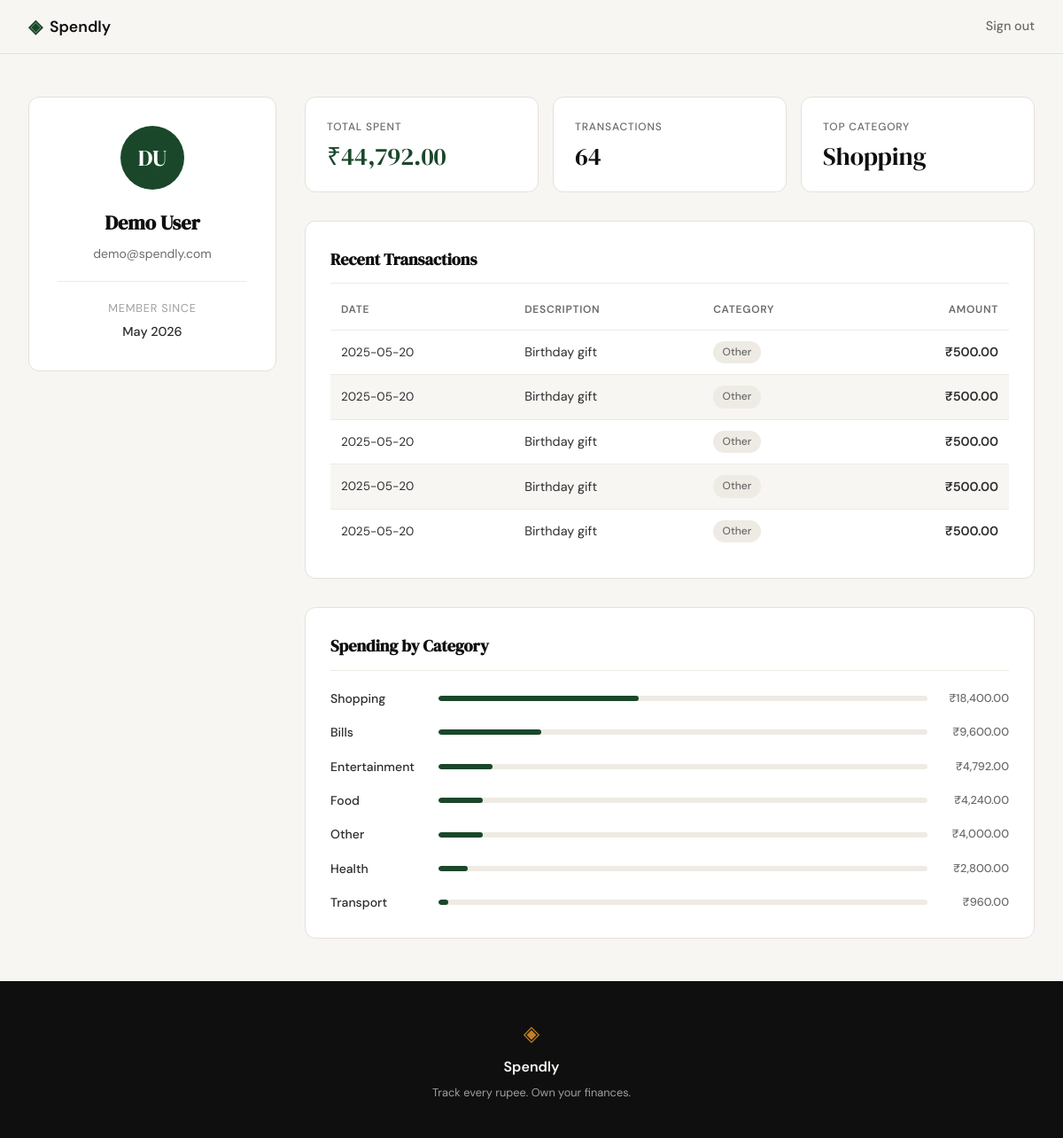
Screenshot of /profile (signed in) with the database file from the repository.
### tables this page shows
CREATE TABLE users (
            id            INTEGER PRIMARY KEY AUTOINCREMENT,
            name          TEXT NOT NULL,
            email         TEXT NOT NULL UNIQUE,
            password_hash TEXT NOT NULL,
            created_at    TEXT NOT NULL DEFAULT (datetime('now'))
        );

CREATE TABLE expenses (
            id          INTEGER PRIMARY KEY AUTOINCREMENT,
            user_id     INTEGER NOT NULL REFERENCES users(id),
            amount      REAL NOT NULL,
            category    TEXT NOT NULL,
            date        TEXT NOT NULL,
            description TEXT,
            created_at  TEXT NOT NULL DEFAULT (datetime('now'))
        );

### app.py (the view)
@app.route("/profile")
def profile():
    if not session.get("user_id"):
        return redirect(url_for("login"))
    user_row = get_user_by_id(session["user_id"])
    if user_row is None:
        abort(404)
    words = user_row["name"].split()
    initials = "".join(w[0].upper() for w in words[:2])
    dt = datetime.strptime(user_row["created_at"][:10], "%Y-%m-%d")
    member_since = dt.strftime("%B %Y")
    user = {
        "name": user_row["name"],
        "email": user_row["email"],
        "member_since": member_since,
        "initials": initials,
    }
    stats        = get_expense_stats(session["user_id"])
    transactions = get_recent_transactions(session["user_id"])
    categories   = get_category_breakdown(session["user_id"])
    return render_template("profile.html", user=user, stats=stats,
                           transactions=transactions, categories=categories)

### database/db.py (called while the page is built)
def get_db():
    conn = sqlite3.connect(DB_PATH)
    conn.row_factory = sqlite3.Row
    conn.execute("PRAGMA foreign_keys = ON")
    return conn

def get_user_by_id(user_id):
    conn = get_db()
    user = conn.execute(
        "SELECT * FROM users WHERE id = ?", (user_id,)
    ).fetchone()
    conn.close()
    return user

def get_expense_stats(user_id):
    conn = get_db()
    row = conn.execute(
        "SELECT SUM(amount) AS total, COUNT(*) AS cnt FROM expenses WHERE user_id = ?",
        (user_id,)
    ).fetchone()
    top = conn.execute(
        """SELECT category, SUM(amount) AS s FROM expenses
           WHERE user_id = ? GROUP BY category ORDER BY s DESC LIMIT 1""",
        (user_id,)
    ).fetchone()
    conn.close()
    total = row["total"] or 0.0
    return {
        "total_spent": f"₹{total:,.2f}",
        "transaction_count": row["cnt"],
        "top_category": top["category"] if top else "—",
    }

def get_recent_transactions(user_id, limit=5):
    conn = get_db()
    rows = conn.execute(
        """SELECT date, description, category, amount
           FROM expenses WHERE user_id = ?
           ORDER BY date DESC, id DESC LIMIT ?""",
        (user_id, limit)
    ).fetchall()
    conn.close()
    return [
        {
            "date": r["date"],
            "description": r["description"],
            "category": r["category"],
            "amount": f"₹{r['amount']:,.2f}",
        }
        for r in rows
    ]

def get_category_breakdown(user_id):
    conn = get_db()
    rows = conn.execute(
        """SELECT category, SUM(amount) AS s FROM expenses
           WHERE user_id = ? GROUP BY category ORDER BY s DESC""",
        (user_id,)
    ).fetchall()
    conn.close()
    total = sum(r["s"] for r in rows) or 1
    return [
        {
            "name": r["category"],
            "amount": f"₹{r['s']:,.2f}",
            "pct": round(r["s"] / total * 100),
        }
        for r in rows
    ]

### templates/profile.html (shortened to what this page needs)
{% extends "base.html" %}
{% block head %}
<link rel="stylesheet" href="{{ url_for('static', filename='css/profile.css') }}">
{% endblock %}
{% block content %}
<section class="profile-section">
    <div class="profile-layout">
        <aside class="info-card">
            <div class="avatar">{{ user.initials }}</div>
            <h1 class="info-name">{{ user.name }}</h1>
            <p class="info-email">{{ user.email }}</p>
            <hr class="info-divider">
            <p class="info-meta">Member since</p>
            <p class="info-value">{{ user.member_since }}</p>
        </aside>
        <div class="profile-right">
            <div class="stat-grid">
                <div class="stat-tile">
                    <p class="stat-label">Total Spent</p>
                    <p class="stat-value stat-value--accent">{{ stats.total_spent }}</p>
                </div>
                <div class="stat-tile">
                    <p class="stat-label">Transactions</p>
                    <p class="stat-value">{{ stats.transaction_count }}</p>
                </div>
                <div class="stat-tile">
                    <p class="stat-label">Top Category</p>
                    <p class="stat-value">{{ stats.top_category }}</p>
                </div>
            </div>
            <div class="section-card">
                <h2 class="section-title">Recent Transactions</h2>
                <table class="tx-table">
                    <thead>
                        <tr>
                            <th>Date</th>
                            <th>Description</th>
                            <th>Category</th>
                            <th>Amount</th>
                        </tr>
                    </thead>
                    <tbody>
                        {% for tx in transactions %}
                        <tr>
                            <td class="tx-date">{{ tx.date }}</td>
                            <td>{{ tx.description }}</td>
                            <td>
                                <span class="badge badge--{{ tx.category | lower }}">
                                    {{ tx.category }}
                                </span>
                            </td>
                            <td class="tx-amount">{{ tx.amount }}</td>
                        </tr>
                        {% endfor %}
                    </tbody>
                </table>
            </div>
            <div class="section-card">
                <h2 class="section-title">Spending by Category</h2>
                <div class="category-list">
                    {% for cat in categories %}
                    <div class="category-row">
                        <span class="category-name">{{ cat.name }}</span>
                        <div class="progress-track">
                            <div class="progress-fill" style="width: {{ cat.pct }}%"></div>
                        </div>
                        <span class="category-amount">{{ cat.amount }}</span>
                    </div>
                    {% endfor %}
                </div>
            </div>
        </div>
    </div>
</section>
{% endblock %}

### templates/base.html (shortened to what this page needs)
<!DOCTYPE html>
<html lang="en">
<head>
    <link rel="stylesheet" href="{{ url_for('static', filename='css/style.css') }}">
    {% block head %}{% endblock %}
</head>
<body>
    <nav class="navbar">
        <div class="nav-inner">
            <a href="{{ url_for('landing') }}" class="nav-brand">
                <span class="brand-icon">◈</span>
                <span class="brand-name">Spendly</span>
            </a>
            <div class="nav-links">
                {% if session.get("user_id") %}
                    <a href="{{ url_for('logout') }}">Sign out</a>
                {% else %}
                    <a href="{{ url_for('login') }}">Sign in</a>
                    <a href="{{ url_for('register') }}" class="nav-cta">Get started</a>
                {% endif %}
            </div>
        </div>
    </nav>
    <main class="main-content">
        {% block content %}{% endblock %}
    </main>
    <footer class="footer">
        <div class="footer-inner">
            <span class="brand-icon">◈</span>
            <span class="footer-name">Spendly</span>
            <p class="footer-copy">Track every rupee. Own your finances.</p>
        </div>
    </footer>
</body>
</html>

### static/css/style.css (style rules this page uses)
:root { --ink: #0f0f0f; --ink-soft: #2d2d2d; --ink-muted: #6b6b6b; --ink-faint: #a0a0a0; --paper: #f7f6f3; --paper-warm: #f0ede6; --paper-card: #ffffff; --accent: #1a472a; --accent-light: #e8f0eb; --accent-2: #c17f24; --accent-2-light: #fdf3e3; --danger: #c0392b; --danger-light: #fdecea; --border: #e4e1da; --border-soft: #eeebe4; --font-display: 'DM Serif Display', Georgia, serif; --font-body: 'DM Sans', system-ui, sans-serif; --max-width: 1200px; --auth-width: 440px; --radius-sm: 6px; --radius-md: 12px; --radius-lg: 20px; }
*, *::before, *::after { box-sizing: border-box; margin: 0; padding: 0; }
html { font-size: 16px; scroll-behavior: smooth; }
body { background: var(--paper); color: var(--ink); font-family: var(--font-body); font-size: 1rem; line-height: 1.6; -webkit-font-smoothing: antialiased; }
a { color: inherit; text-decoration: none; }
.navbar { position: sticky; top: 0; z-index: 100; background: var(--paper); border-bottom: 1px solid var(--border); padding: 0 2rem; }
.nav-inner { max-width: var(--max-width); margin: 0 auto; height: 60px; display: flex; align-items: center; justify-content: space-between; }
.nav-brand { display: flex; align-items: center; gap: 0.5rem; font-family: var(--font-body); font-weight: 600; font-size: 1.1rem; color: var(--ink); }
.brand-icon { color: var(--accent); font-size: 1.3rem; }
.brand-name { color: var(--ink); }
.nav-links { display: flex; align-items: center; gap: 1.5rem; font-size: 0.9rem; font-weight: 500; }
.nav-links a { color: var(--ink-muted); transition: color 0.2s; }
.main-content { min-height: calc(100vh - 60px - 100px); }
.footer { background: var(--ink); color: var(--paper); padding: 2.5rem 2rem; text-align: center; }
.footer-inner { display: flex; flex-direction: column; align-items: center; gap: 0.4rem; }
.footer .brand-icon { color: var(--accent-2); font-size: 1.5rem; }
.footer-name { font-weight: 600; font-size: 1rem; }
.footer-copy { font-size: 0.8rem; color: var(--ink-faint); }

### rows the page displays
users: name "Demo User", email "demo@spendly.com"
expenses: date "2025-05-20", description "Birthday gift", category "Other", amount "₹500.00"
expenses: date "2025-05-20", description "Birthday gift", category "Other", amount "₹500.00"
expenses: date "2025-05-20", description "Birthday gift", category "Other", amount "₹500.00"
expenses: date "2025-05-20", description "Birthday gift", category "Other", amount "₹500.00"
expenses: date "2025-05-20", description "Birthday gift", category "Other", amount "₹500.00"

### other values shown
{{ user.initials }} "DU"
{{ user.member_since }} "May 2026"
{{ stats.total_spent }} "₹44,792.00"
{{ stats.transaction_count }} "64"
{{ stats.top_category }} "Shopping"
{{ cat.name }} "Shopping" "Bills" "Entertainment" "Food" "Other" "Health" "Transport"
{{ cat.amount }} "₹18,400.00" "₹9,600.00" "₹4,792.00" "₹4,240.00" "₹4,000.00" "₹2,800.00" "₹960.00"
